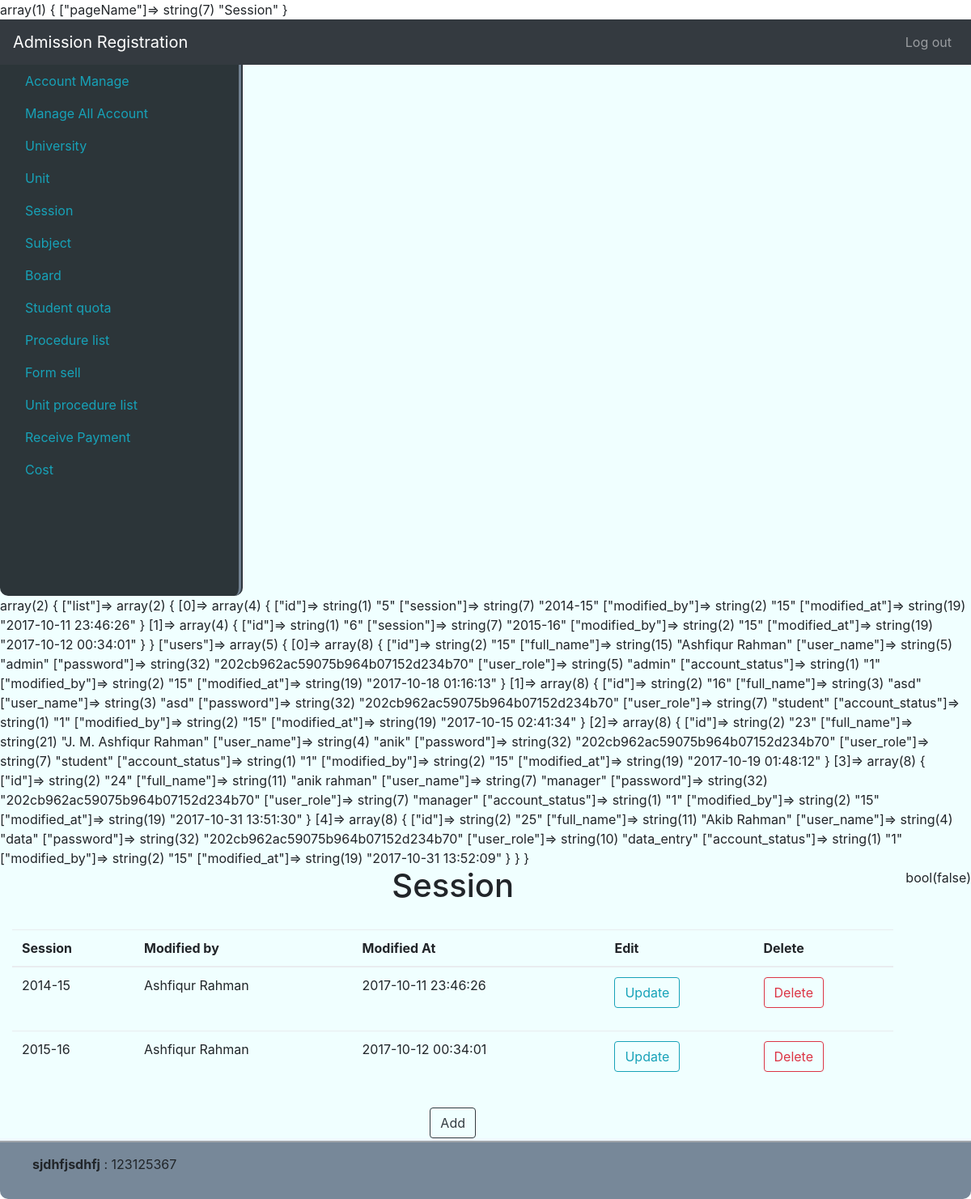
The app's page /usession (signed in) with its own data.
### tables this page shows
CREATE TABLE `session` (
  `id` int(11) NOT NULL,
  `session` varchar(10) NOT NULL,
  `modified_by` int(11) NOT NULL,
  `modified_at` timestamp NOT NULL DEFAULT CURRENT_TIMESTAMP ON UPDATE CURRENT_TIMESTAMP
);

CREATE TABLE `users` (
  `id` int(11) NOT NULL,
  `full_name` varchar(256) NOT NULL,
  `user_name` varchar(20) NOT NULL,
  `password` varchar(256) NOT NULL,
  `user_role` enum('admin','manager','data_entry','student') NOT NULL,
  `account_status` tinyint(1) NOT NULL,
  `modified_by` int(11) NOT NULL,
  `modified_at` timestamp NOT NULL DEFAULT CURRENT_TIMESTAMP ON UPDATE CURRENT_TIMESTAMP
);

### system/libs/Load.php (called while the page is built, shortened)
<?php
class Load
{
    public function view($fileName, $data = false)
    {
        var_dump($data);
    include 'app/views/'.$fileName.'.php';
    }
    public function model($modelName){
        return new $modelName();
    }
}

### app/controllers/Usession.php (called while the page is built, shortened)
<?php
class Usession extends MainController
{
    public function index(){
        self::session();
    }
    public function session(){
        $data = ['pageName' => 'Session'];
        $this->load->view("partials/header", $data);
        $simpleModel = $this->load->model('SimpleModel');
        $table['list'] = $simpleModel->getAll('session');
        $table['users'] = $simpleModel->getAll('users');
        $this->load->view("admin/session", $table);
        $this->load->view("partials/footer");
    }
}

### index.php (called while the page is built, shortened)
<?php
$mail = new Main();

### system/libs/Database.php (called while the page is built, shortened)
<?php
class Database extends PDO {
    public function select($sql, $data = array(), $fetchStyle = PDO::FETCH_ASSOC){
        $stmt = $this->prepare($sql);
        $stmt->execute();
        return $stmt->fetchAll($fetchStyle);
    }
}

### app/models/SimpleModel.php (called while the page is built, shortened)
<?php
class SimpleModel extends MainModel {
    public function getAll($table, $cond = false){
        if($cond){
            $sql = "SELECT * FROM $table WHERE $cond";
        }else{
            $sql = "SELECT * FROM $table";
        }
        return $this->db->select($sql);
    }
}

### system/libs/MainController.php (called while the page is built, shortened)
<?php
class MainController
{
    public function __construct()
    {
        $this->load = new Load();
    }
}

### system/libs/MainModel.php (called while the page is built, shortened)
<?php
class MainModel{
    public function __construct(){
        $dsn = 'mysql:dbname=se_addmission; host=localhost';
        $user = 'root';
        $pass = '';
        $this->db = new Database($dsn,$user,$pass);
    }
}

### app/views/admin/session.php (the view, shortened to what this page needs)
<div class="col">
    <h1 style="text-align: center">Session</h1>
    <div class="table-responsive">
        <br />
        <table id="session_table" class="table">
            <thead>
            <tr>
                <th >Session</th>
                <th >Modified by</th>
                <th >Modified At</th>
                <th >Edit</th>
                <th >Delete</th>
            </tr>
            </thead>
            <tbody>
            <?php foreach ($data['list'] as $key => $value){?>
                <tr>
                    <td> <span><?php echo $value['session']?></span> </td>
                    <td>
                        <?php
                        foreach ($data['users'] as $k => $v) {
                            if($v['id'] == $value['modified_by']){
                                echo $v['full_name'];
                            }
                        }
                        ?>
                    </td>
                    <td><?php echo $value['modified_at']?></td>
                    <td>
                        <button type="button" name="update" value="<?php echo $value['id']?>" class="btn btn-outline-info my-2 my-sm-0" onclick="btn_update(this);" >Update</button>
                    </td>
                    <td>
                        <form action="<?php echo BASE_URL?>/Usession/delete" method="post">
                            <button type="submit" name="delete" value="<?php echo $value['id']?>" class="btn btn-outline-danger my-2 my-sm-0" onclick="return confirm('Do u really want to delete')" >Delete</button>
                        </form>
                    </td>
                </tr>
            <?php }?>
            </tbody>
        </table>
    </div>
    <div class="col crtbtn">
        <button type="button" id="add_button" data-toggle="modal" data-target="#dataModal" class="btn btn-outline-dark my-2 my-sm-0 crtbtn" onclick="btn_add(this);">Add</button>
    </div>
</div>

### records on screen
session: session "2014-15", modified_at "2017-10-11 23:46:26", $value['id'] 5 (drawn)
users: full_name "Ashfiqur Rahman"
session: session "2015-16", modified_at "2017-10-12 00:34:01", $value['id'] 6 (drawn)
